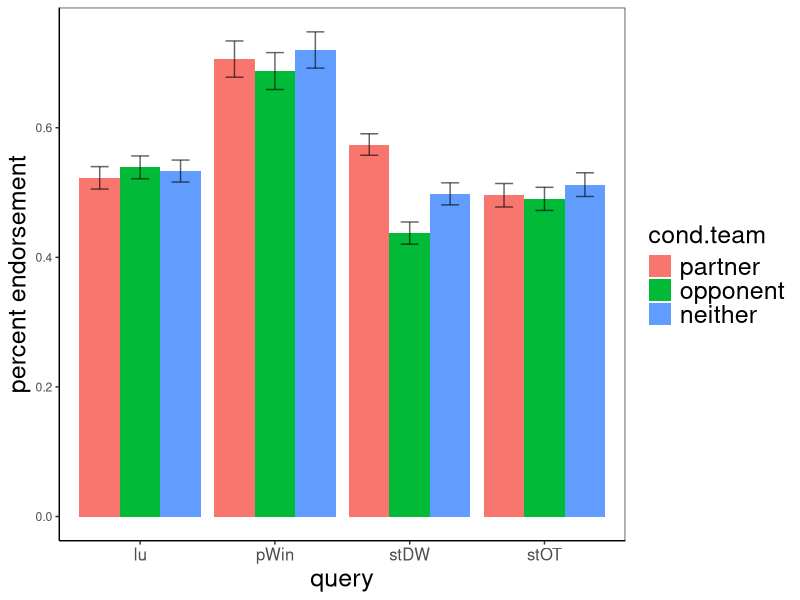
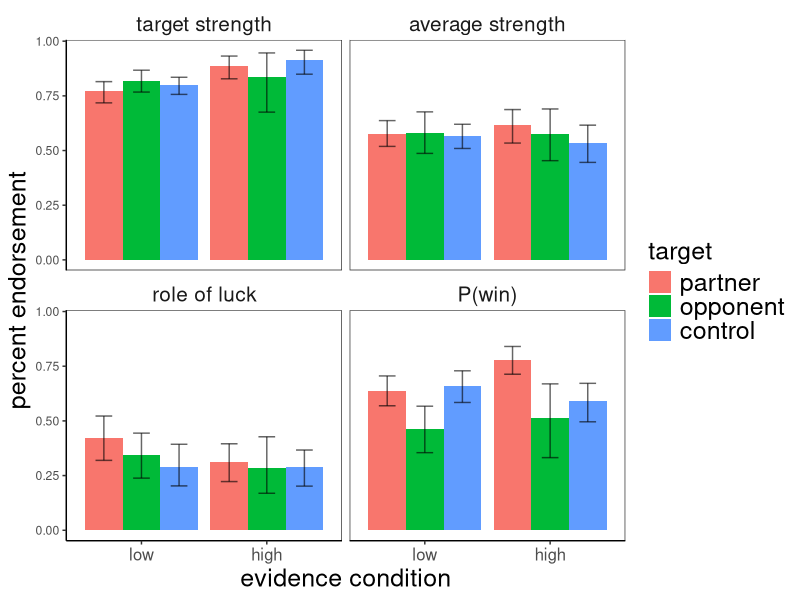

These charts were generated, in order, by the following R code:
# from church_parse we get bootstrapped 95% confidence intervals 
# now to plot them

# rows 1-6 = STRENGTH
# rows 7-12 = LUCK
# i,ii,iii,iv,... = 2partner,2opponent,2neither,8partner,...
library(ggplot2)
numqueries=4
numcond=3
setwd('/Users/mht/Documents/class/socmods/motivated_reasoning/models')
ci95s= read.csv('modelS_opt1_n1000_95ci.csv',header=F)
ci95s= read.csv('modelO_4q_opt1_n1000_95ci.csv',header=F)
names(ci95s)<-c('lbound','ubound')
ci95s$mean = (ci95s$ubound+ci95s$lbound)/2
#ci95s$measurement = c(rep('st',6),rep('lu',6))
#ci95s$cond.ev = rep(c(rep('2',3),rep('8',3)),2)
ci95s$measurement = c(rep('stDW',numcond),rep('lu',numcond),rep('stOT',numcond),rep('pWin',numcond))
ci95s$cond.ev = rep(c(rep('2',numcond)),numqueries)
ci95s$cond.team = rep(c('partner','opponent','neither'),numqueries)
ci95s$cond.team<-factor(ci95s$cond.team,levels=c('partner','opponent','neither'))
#ci95s$measurement<-factor(ci95s$measurement,levels=c('st','lu'),labels=c('target strength','luck in game'))


ggplot(ci95s, aes(x=measurement, y=mean,fill=cond.team)) +   
  geom_bar(position=position_dodge(),stat='identity')+
  geom_errorbar(aes(ymin=lbound,ymax=ubound),width=0.4,alpha=0.6,
                position=position_dodge(.9))+
    xlab("query")+
  ylab("percent endorsement")+
#  facet_wrap(~measurement)+
  theme_bw()+
  theme(plot.title=element_text(size=20),
        axis.line = element_line(colour = "black"),
        axis.title.x = element_text(size=18),
        axis.title.y = element_text(size=18),
        axis.text.x = element_text(size=12),
        legend.text = element_text(size=18),
        legend.title = element_text(size=18),
        panel.grid.major = element_blank(),
        panel.grid.minor = element_blank(),
        strip.text.x = element_text(size=15),#, face="bold"),
        strip.text.y = element_text(size=15),#, face="bold"),
        strip.background = element_rect(colour="white", fill="white"))


dt = read.csv('../breakdown_by_conditions.csv')
dt$evidence<-factor(dt$evidence,levels=c('low','high'))
dt$target<-factor(dt$competition,levels=c('partner','opponent','control'))
dt$question<-factor(dt$object,levels=c('Answer.DW_strength',"Answer.strength_of_average_player","Answer.role_of_luck_in_game","Answer.expectation_of_winning"),labels=c('target strength','average strength','role of luck','P(win)'))
ggplot(dt, aes(x=evidence, y=c,fill=target)) +   
  geom_bar(position=position_dodge(),stat='identity')+
  geom_errorbar(aes(ymin=c.cil,ymax=c.cih),width=0.4,alpha=0.6,
                position=position_dodge(.9))+
  xlab("evidence condition")+
  ylab("percent endorsement")+
  facet_wrap(~question)+
  theme_bw()+
  theme(plot.title=element_text(size=20),
        axis.line = element_line(colour = "black"),
        axis.title.x = element_text(size=18),
        axis.title.y = element_text(size=18),
        axis.text.x = element_text(size=12),
        legend.text = element_text(size=18),
        legend.title = element_text(size=18),
        panel.grid.major = element_blank(),
        panel.grid.minor = element_blank(),
        strip.text.x = element_text(size=15),#, face="bold"),
        strip.text.y = element_text(size=15),#, face="bold"),
        strip.background = element_rect(colour="white", fill="white"))


